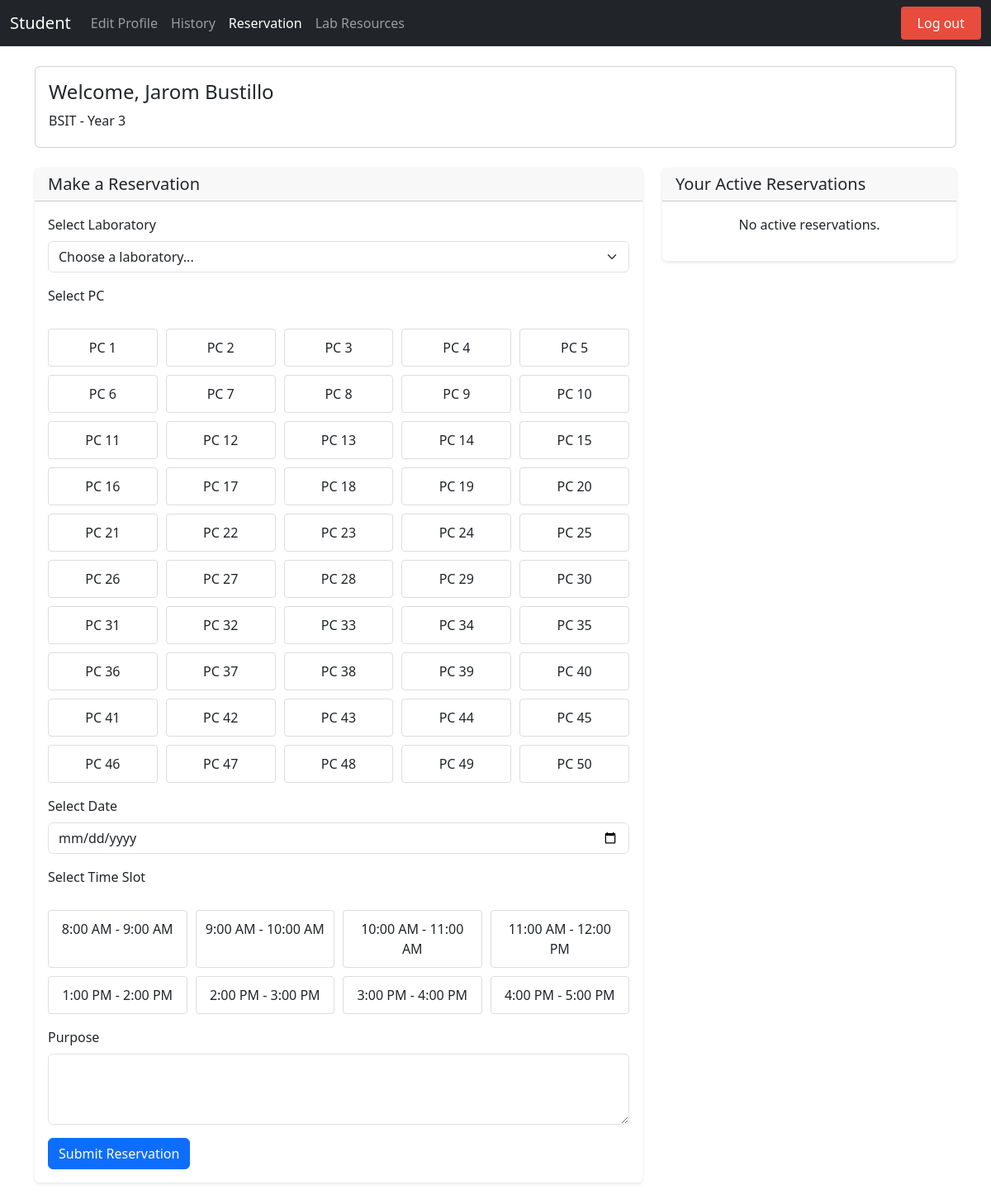
/reservation.php (signed in), run on an earlier commit of the app's database.
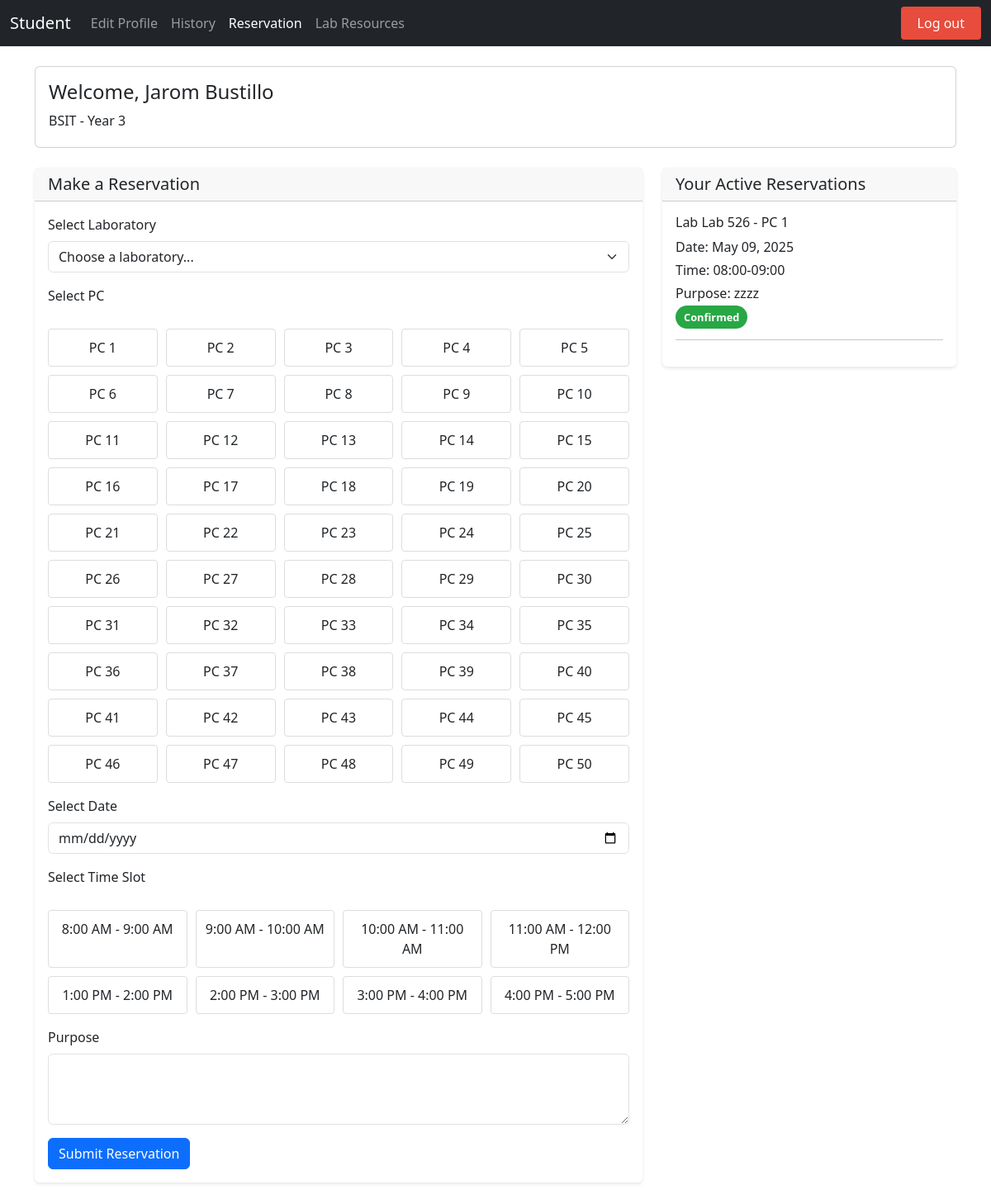
And on a later commit of the database.
### tables this page shows
CREATE TABLE `reservations` (
  `ID` int(11) NOT NULL,
  `IDNO` int(11) NOT NULL,
  `LABORATORY` varchar(50) NOT NULL,
  `PC_NUMBER` int(11) NOT NULL,
  `DATE` date NOT NULL,
  `TIME_SLOT` varchar(20) NOT NULL,
  `PURPOSE` text NOT NULL,
  `STATUS` enum('pending','confirmed','cancelled') NOT NULL DEFAULT 'pending',
  `CREATED_AT` datetime NOT NULL,
  `UPDATED_AT` datetime DEFAULT current_timestamp() ON UPDATE current_timestamp()
);

### reservation.php (the view, shortened to what the changed rows need)
<?php
require_once 'connect.php';
$reservations_sql = "SELECT r.* FROM reservations r
LEFT JOIN sitin_records s
  ON r.IDNO = s.IDNO
  AND r.LABORATORY = s.LABORATORY
  AND r.DATE = DATE(s.TIME_IN)
  AND r.TIME_SLOT = DATE_FORMAT(s.TIME_IN, '%H:%i-%H:%i')
  AND s.TIME_OUT IS NOT NULL
WHERE r.IDNO = ?
  AND r.DATE >= CURDATE()
  AND r.STATUS != 'cancelled'
  AND s.ID IS NULL
ORDER BY r.DATE, r.TIME_SLOT";
$reservations_stmt = $conn->prepare($reservations_sql);
$reservations_stmt->bind_param("s", $_SESSION['IDNO']);
$reservations_stmt->execute();
$reservations = $reservations_stmt->get_result();
?>
<!DOCTYPE html>
<html lang="en">
<head>
    <link href="https://cdn.jsdelivr.net/npm/bootstrap@5.3.3/dist/css/bootstrap.min.css" rel="stylesheet">
    <link rel="stylesheet" href="https://cdnjs.cloudflare.com/ajax/libs/font-awesome/6.0.0/css/all.min.css">
</head>
<body>
    <div class="container mt-4">
        <div class="row">
            <div class="col-md-8">
                <div class="card reservation-card">
                    <div class="card-body">
                        <form method="POST" action="">
                            <div class="mb-3">
                                <div class="pc-grid">
                                    <?php for ($i = 1; $i <= 50; $i++): ?>
                                        <div class="pc-item" data-pc="<?php echo $i; ?>">
                                            PC <?php echo $i; ?>
                                        </div>
                                    <?php endfor; ?>
                                </div>
                            </div>
                        </form>
                    </div>
                </div>
            </div>
            <div class="col-md-4">
                <div class="card reservation-card">
                    <div class="card-body">
                        <?php if ($reservations->num_rows > 0): ?>
                            <?php while ($reservation = $reservations->fetch_assoc()): ?>
                                <div class="reservation-item mb-3">
                                    <h6>Lab <?php echo htmlspecialchars($reservation['LABORATORY']); ?> - PC <?php echo htmlspecialchars($reservation['PC_NUMBER']); ?></h6>
                                    <p class="mb-1">Date: <?php echo date('M d, Y', strtotime($reservation['DATE'])); ?></p>
                                    <p class="mb-1">Time: <?php echo htmlspecialchars($reservation['TIME_SLOT']); ?></p>
                                    <p class="mb-1">Purpose: <?php echo htmlspecialchars($reservation['PURPOSE']); ?></p>
                                    <span class="status-badge status-<?php echo strtolower($reservation['STATUS']); ?>">
                                        <?php echo ucfirst($reservation['STATUS']); ?>
                                    </span>
                                </div>
                                <hr>
                            <?php endwhile; ?>
                        <?php else: ?>
                            <p class="text-center">No active reservations.</p>
                        <?php endif; ?>
                    </div>
                </div>
            </div>
        </div>
    </div>
</body>
</html>

What changed in the data, as far as the page shows it:
added reservations: LABORATORY "Lab 526", PC_NUMBER "1", DATE "May 09, 2025", TIME_SLOT "08:00-09:00", PURPOSE "zzzz", STATUS "Confirmed"
Also different on the page:
text no longer shown: "No active reservations."
